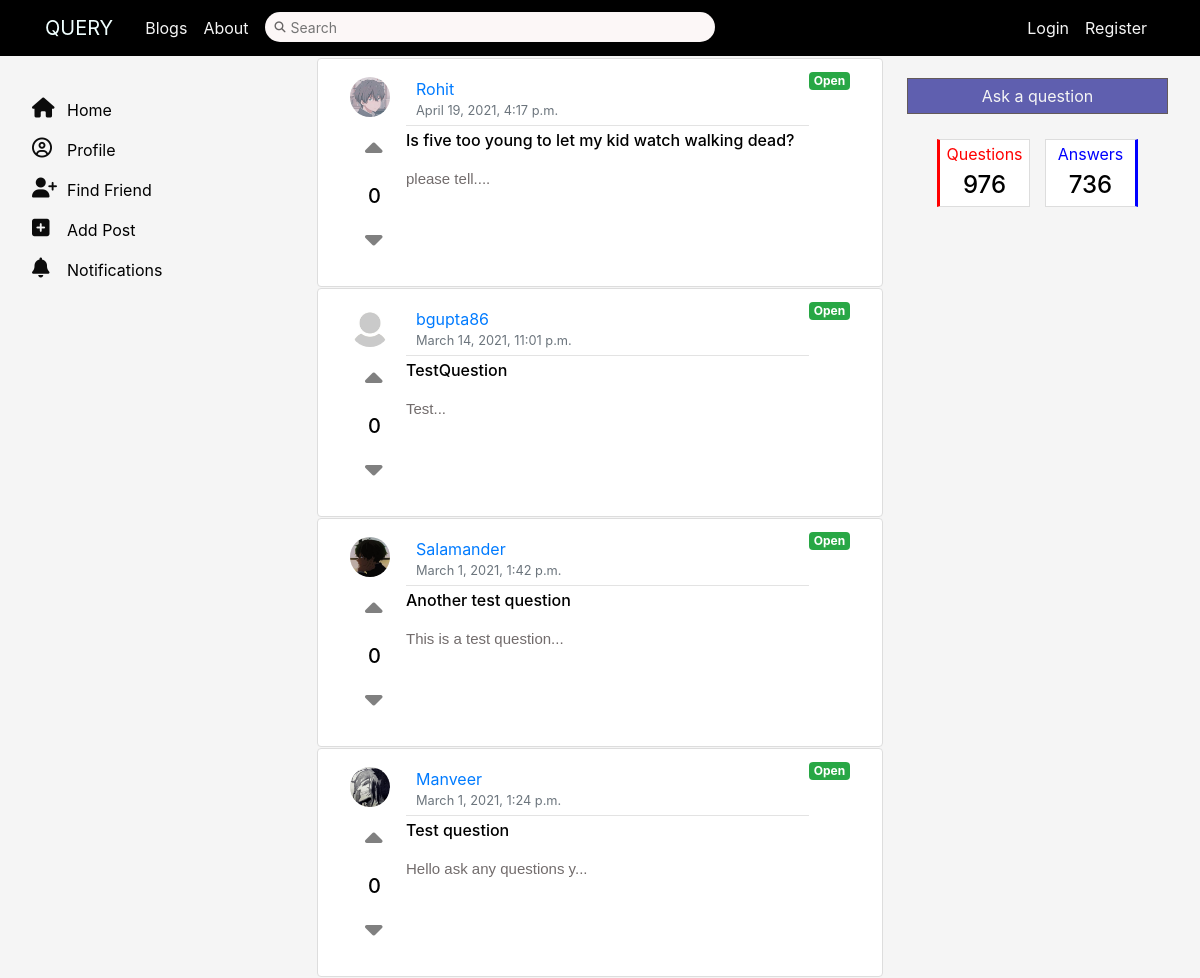
The page /Query/ on the database as committed earlier.
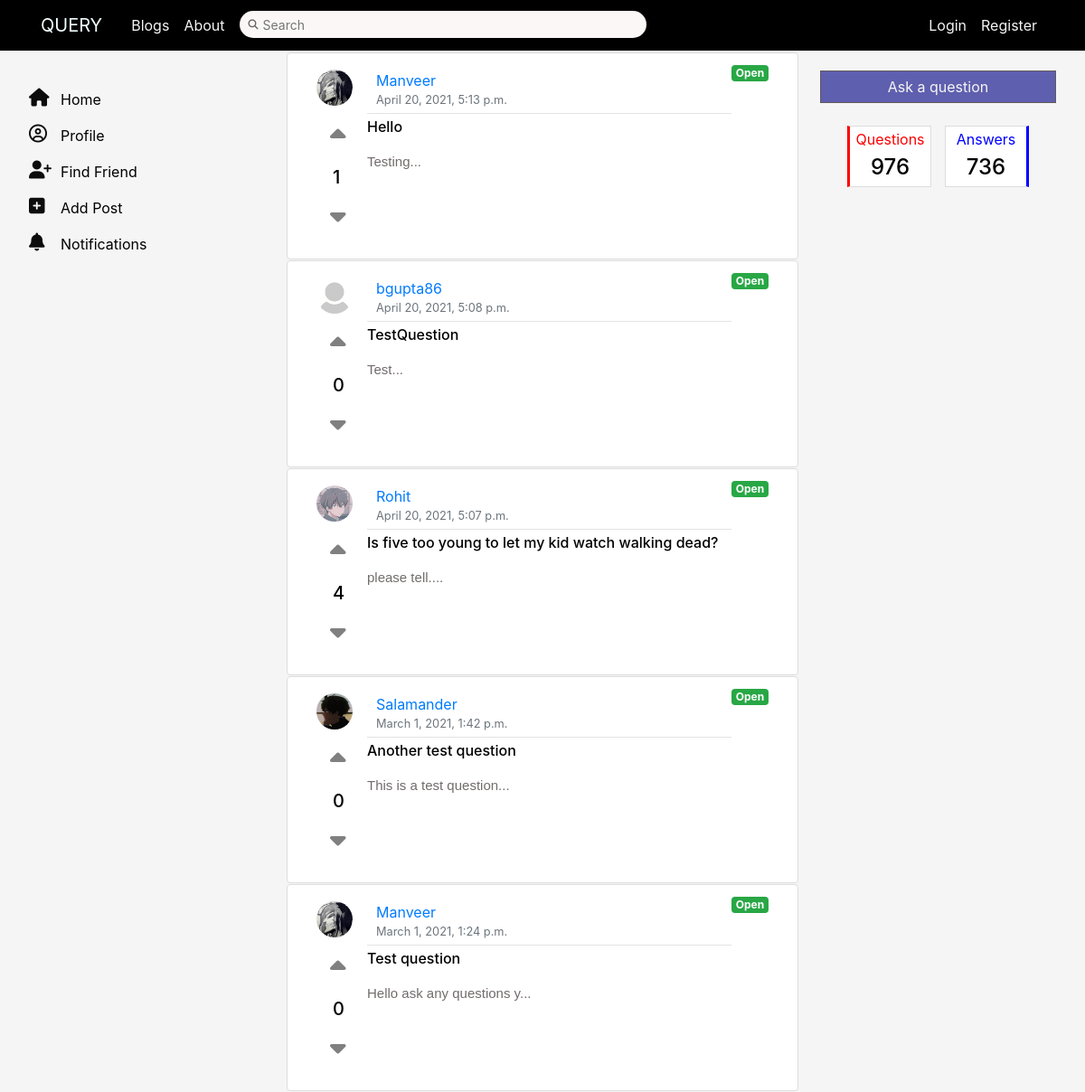
The same page on the database as committed later.
### quesans/models.py (models this page shows, shortened)
class Question(models.Model):
    title = models.CharField(max_length=100)
    desc = models.TextField()
    author=models.ForeignKey(User,on_delete=models.CASCADE,default=None)
    created_on = models.DateTimeField(auto_now=True)
    image = models.ImageField(null=True,blank=True,upload_to ='ques_images/')
    qupvote = models.ManyToManyField(User,related_name = 'q_upvote')
    qdownvote = models.ManyToManyField(User,related_name = 'q_downvote')
    bookmarked = models.BooleanField(default=False)
    answered = models.BooleanField(default=False)
    slug=models.SlugField()
    def snippet(self):
        return self.desc[:25]+"..."

### users/models.py (models this page shows, shortened)
class Profile(models.Model):
    user = models.OneToOneField(User, on_delete=models.CASCADE)
    image = models.ImageField(default='default.jpg', upload_to='profile_pics')
    bio = models.TextField(default="No Bio")
    city = models.CharField(default="Jaipur", max_length=100)
    state = models.CharField(default="Rajasthan", max_length=100)
    programme = models.CharField(default='B.Tech', max_length=15)
    branch = models.CharField(default='CSE', max_length=15)
    face = models.ImageField(blank=True, upload_to='faces')
    face_encode = encrypt(models.TextField(blank=True))
    two_factor = models.BooleanField(default=False)
    following = models.ManyToManyField(
        User, related_name='following')
    follow_request = models.ManyToManyField(
        User, related_name='requests')

### quesans/views.py (the view)
# urls.py: path('',views.QuestionListView.as_view(),name='clist'),
class QuestionListView(ListView):
    model = Question
    template_name = 'quesans/listall.html'
    context_object_name = 'questions'
    ordering = ['answered','-created_on']
    def get_context_data(self, **kwargs):
        context = super().get_context_data(**kwargs)
        try:
            uplst = []
            downlst = []
            for question in Question.objects.all():
                if question.qupvote.filter(id=self.request.user.id).exists():
                    uplst.append(question)
                if question.qdownvote.filter(id=self.request.user.id).exists():
                    downlst.append(question)
            context['uplst'] = uplst
            context['downlst'] = downlst
            return context
        except:
            return None

### quesans/templates/quesans/listall.html (shortened to what this page needs)
{% extends 'quesans/base_layout.html' %}
{% load mathfilters %}
{% block content %}
    {% for question in questions %}
    <article class="media content-section">
        <div style="display: flex; flex-direction: column;">
            <img class="rounded-circle article-img" src="{{question.author.profile.image.url }}" width='50' height='50' >
            <form action="{% url 'quesans:ques-voteup' %}" method="POST" style="display: inline-block;" class="upvote-form" id="{{ question.id }}">
                <button type="submit" class="btn mt-1 upvote-btn{{ question.id }}" name="question_id" value="{{ question.id }}" style="background-color: transparent;">
                {% if question in uplst %}
                <i class="fas fa-caret-up" style="font-size: 28px; margin-left: 5px; margin-top: 10px;color:black"></i>
                {% else %}
                <i class="fas fa-caret-up" style="font-size: 28px; margin-left: 5px; margin-top: 10px;color:grey"></i>
                {% endif %}
                </button>
            </form>
            <h5 class="vote-count{{question.id}}" style="margin-left: 18px;">{{question.qupvote.count|sub:question.qdownvote.count}}</h5>
            <form class="downvote-form" action="{% url 'quesans:ques-votedown' %}" method="POST" style="display: inline-block;" id="{{question.id}}">
                <button type="submit" class="btn mt-1 downvote-btn{{question.id}}" name="question_id" value="{{ question.id }}" style="background-color: transparent;">
                {% if question in downlst %}
                <i class="fas fa-caret-down" style="font-size: 28px; margin-left: 5px;color:black"></i>
                {% else %}
                <i class="fas fa-caret-down" style="font-size: 28px; margin-left: 5px;color:grey"></i>
                {% endif %}
                </button>
            </form>
        </div>
        <div class="media-body">
        <div class="article-metadata">
            <a class="mr-2" href="{% url 'profile-page' question.author.id %}">{{question.author}}</a>
            <small class="text-muted">{{question.created_on}}</small>
        </div>
        <p><a class="article-title" href="{% url 'quesans:qthread' question.slug %}">{{ question.title }}</a></p>
        <p class="question-description">{{ question.snippet }}</p>
        </div>
        {% if question.answered %}
        <span class="badge badge-danger">Closed</span>
        {% else %}
        <span class="badge badge-success">Open</span>
        {% endif %}
    </article>
    {% endfor %}
{% endblock %}

### quesans/templates/quesans/base_layout.html (shortened to what this page needs)
{% load static %}
<!DOCTYPE html>
<html lang="en" dir="ltr">
  <head>
    <link rel="stylesheet" href="https://maxcdn.bootstrapcdn.com/bootstrap/4.5.2/css/bootstrap.min.css">
    <link rel="stylesheet" type="text/css" href="{% static '/quesans/styles.css' %}">
  </head>
  <body>
    <header class="site-header">
        <nav class="navbar navbar-expand-md navbar-dark dark fixed-top">
            <div class="container">
            <a class="navbar-brand mr-4" href="{% url 'quesans:clist' %}">QUERY</a>
            <div class="collapse navbar-collapse" id="navbarToggle">
                <div class="navbar-nav mr-auto">
                <a class="nav-item nav-link" href="{% url 'blog-home' %}" style="color: whitesmoke;">Blogs</a>
                <a class="nav-item nav-link" href="{% url 'blog-about' %}" style="color: whitesmoke;">About</a>
                <form method="GET" action="{% url 'search' %}" class="mt-1 ml-2">
                  <div class="navigation-search-container">
                    <i class="fa fa-search"></i>
                    <input class="search-field" type="search" name="search" placeholder="Search">
                  </div>
                </form>
                </div>
                <div class="navbar-nav">
                  {% if user.is_authenticated %}
                    <a class='nav-item nav-link' href="{% url 'quesans:qlist' %}" style="color: whitesmoke;">Your questions</a>
                    <a class='nav-item nav-link' href="{% url 'quesans:qsearch' %}" style="color: whitesmoke;">Search</a>
                    <a class="nav-item nav-link" href="{% url 'profile' %}" style="color: whitesmoke;">Profile</a>
                    <a class="nav-item nav-link" href="{% url 'logout' %}" style="color: whitesmoke;">Logout</a>
                  {% else %}
                    <a class="nav-item nav-link" href="{% url 'login' %}" style="color: whitesmoke;">Login</a>
                    <a class="nav-item nav-link" href="{% url 'register' %}" style="color: whitesmoke;">Register</a>
                  {% endif %}
                </div>
            </div>
            </div>
        </nav>
    </header>
    <main role="main" class="container">
        <div class="row">
          <div class="col-md-3 web xavier">
            <div>
              <p>
              <i class="fas fa-home" style="color: #0c0c0c; margin-top: 50px; font-size: 20px;"></i>
              </p>
              <p>
              <i  class="far fa-user-circle" style="color: #0c0c0c; font-size: 20px;"></i>
              </p>
              <p>
              <i class="fas fa-user-plus" style="color: #0c0c0c; font-size: 20px;"></i>
              </p>
              <p>
              <i  class="fas fa-plus-square" style="color: #0c0c0c; font-size: 20px;"></i>
              </p>
              <p>
              <i class="fas fa-bell" style="color: #0c0c0c; font-size: 20px;"></i>
              </p>
            </div>
            <div style="display: inline-block; margin-left: 10px;">
              <p style="margin-top: 50px;">Home</p>
              <p>Profile</p>
              <p>Find Friend</p>
              <p>Add Post</p>
              <p>Notifications</p>
            </div>
          </div>
          <div class="col-md-6" style="margin-top: 10px;">
            <div class="container-fluid style">
              {% block content %}{% endblock %}
            </div>
          </div>
          <div class="col-md-3 web" style="margin-top: 30px;">
            <a class="buttone" href="{% url 'quesans:postq' %}" style="margin-left: 20px;">Ask a question</a>
            <div class="stats">
              <div class="stat" style="border-left: 3px solid red;">
                <p class="stat-head" style="color: red;">Questions</p>
                <p class="stat-number">976</p>
              </div>
              <div class="stat" style="border-right: 3px solid blue;">
                <p class="stat-head" style="color: blue;">Answers</p>
                <p class="stat-number">736</p>
              </div>
            </div>
          </div>
        </div>
      </main>
  </body>
</html>

### quesans/static/quesans/styles.css (style rules this page uses)
body { background: whitesmoke; color: black; margin-top: 3rem; }
.site-header .navbar-dark .navbar-brand { color:azure; }
.content-section { background: white; padding: 0.8rem 2rem; border: 1px solid #dddddd; border-radius: 4px; margin-top:20px; margin-bottom: 5px; }
.text-muted { color:lightseagreen; }
.article-title { color:darkcyan }
.article-img { border-style:hidden; height:5rem; width:5rem; margin-right:1rem; }
.article-metadata { padding-bottom: 5px; padding:5px 10px; margin-bottom:2px; border-bottom: 1px solid #e3e3e3; display: grid; flex-direction: row; align-items: center; }
.btn { background-color:darkcyan; border:darkgray; border-style:hidden; border-radius:5px; padding:5px 10px; padding-bottom:5px; text-decoration:none; font-size:15px; font-style:normal; font-family: 'Times New Roman', sans-serif; text-align:center; color:white; display:inline-block; margin-top:0.5rem; margin-bottom:0.8rem; }

### quesans/templates/quesans/base_layout.html (style rules this page uses)
.dark { background-color: black; color: white; }
.navigation-search-container { position: relative; }
.navigation-search-container .fa-search { position: absolute; top: 10px; left: 10px; font-size: 11px; color: rgba(77, 75, 75, 0.856); }
.navigation-search-container input { background-color: #fcf7f7; padding: 3px 20px; padding-left: 25px; height: 30px; width: 450px; box-sizing: border-box; border: 1px solid rgba(235, 225, 225, 0.098); border-radius: 30px; font-size: 14px; color: rgb(80, 76, 76); }
.content-section { margin-top: 0; margin-bottom: 1px; }
.col, .col-1, .col-10, .col-11, .col-12, .col-2, .col-3, .col-4, .col-5, .col-6, .col-7, .col-8, .col-9, .col-auto, .col-lg, .col-lg-1, .col-lg-10, .col-lg-11, .col-lg-12, .col-lg-2, .col-lg-3, .col-lg-4, .col-lg-5, .col-lg-6, .col-lg-7, .col-lg-8, .col-lg-9, .col-lg-auto, .col-md, .col-md-1, .col-md-10, .col-md-11, .col-md-12, .col-md-2, .col-md-3, .col-md-4, .col-md-5, .col-md-6, .col-md-7, .col-md-8, .col-md-9, .col-md-auto, .col-sm, .col-sm-1, .col-sm-10, .col-sm-11, .col-sm-12, .col-sm-2, .col-sm-3, .col-sm-4, .col-sm-5, .col-sm-6, .col-sm-7, .col-sm-8, .col-sm-9, .col-sm-auto, .col-xl, .col-xl-1, .col-xl-10, .col-xl-11, .col-xl-12, .col-xl-2, .col-xl-3, .col-xl-4, .col-xl-5, .col-xl-6, .col-xl-7, .col-xl-8, .col-xl-9, .col-xl-auto { position: relative; width: 100%; padding-right: 2px; padding-left: 2px; }
.container-fluid { padding-left: 0; padding-right: 0; }
.article-img { height: 2.5rem; width: 2.5rem; margin-top: 0.3rem; }
.article-title { font-size: 16px; font-weight: 500; color: black; }
.question-description { font-family: sans-serif; color: rgb(114, 108, 108); font-size: 15px; }
.buttone { display: block; padding: 5px 10px; color: whitesmoke; background-color: rgb(95, 95, 175); text-align: center; border: rgb(99, 90, 90) 1px solid; text-decoration: none; }
.stats { display: flex; flex-direction: row; margin-left: 35px; padding: 15px; }
.stat { margin-top: 10px; margin-bottom: 10px; text-align: center; padding: 2px 5px; margin-right: 15px; background-color: white; width: 47%; border: 1px solid #dddddd; }
.stat-number { margin-bottom: 1px; font-size: 24px; font-weight: 500; }
.stat-head { margin-bottom: 1px; }
.xavier { display: flex; flex-direction: row; }

Rows that differ between the two databases and show on the page:
removed Question: author.profile.image (picture), qupvote.count|sub "0", author "Rohit", created_on "April 19, 2021, 4:17 p.m.", title "Is five too young to let my kid watch walking dead?", snippet "please tell....", answered "Open"
added Question: author.profile.image (placeholder picture), qupvote.count|sub "1", author "Manveer", created_on "April 20, 2021, 5:13 p.m.", title "Hello", snippet "Testing...", answered "Open"
changed Question "TestQuestion": created_on "March 14, 2021, 11:01 p.m." → "April 20, 2021, 5:08 p.m."
added Question: author.profile.image (picture), qupvote.count|sub "4", author "Rohit", created_on "April 20, 2021, 5:07 p.m.", title "Is five too young to let my kid watch walking dead?", snippet "please tell....", answered "Open"
